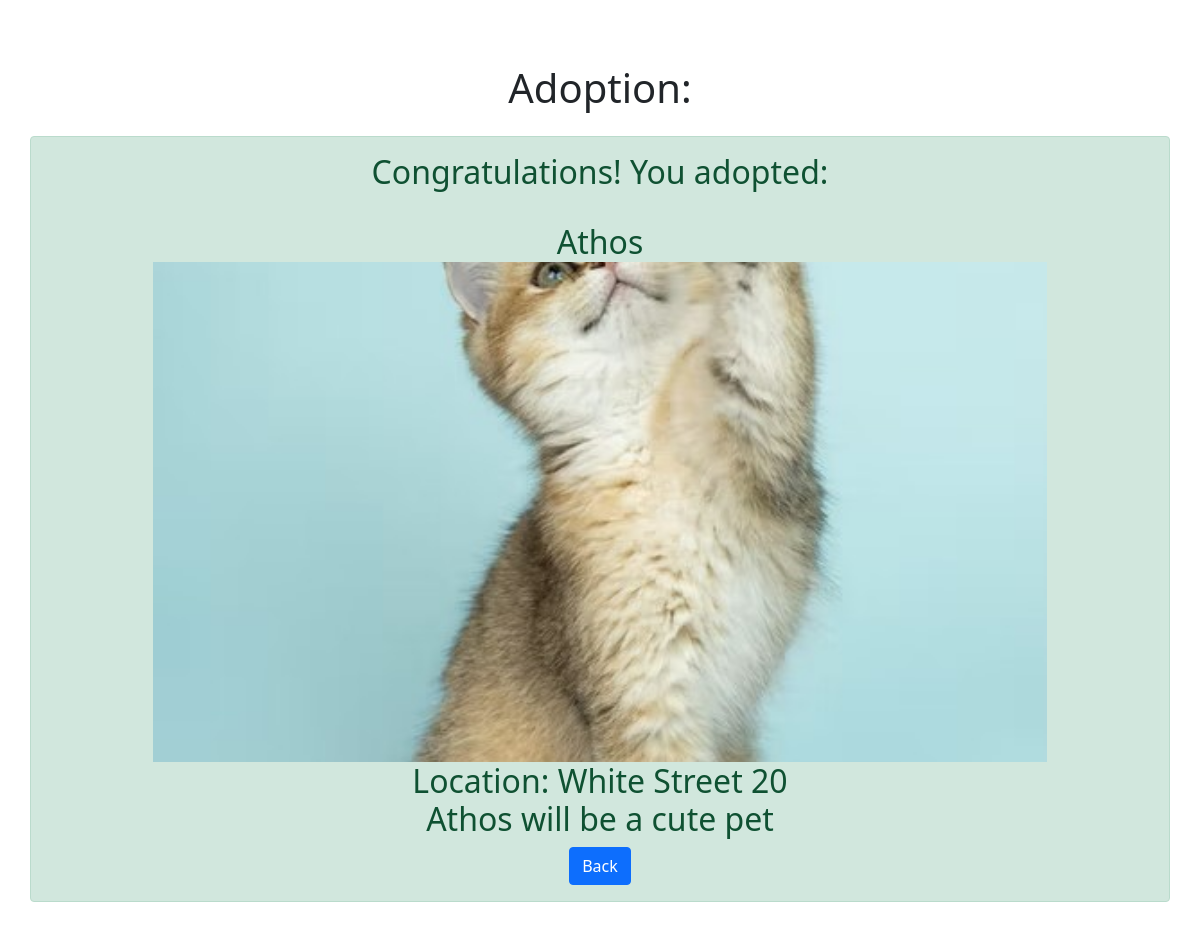
Page /a_adopt.php?id=1 (signed in) on the committed database.
### tables this page shows
CREATE TABLE `animals` (
  `id` int(11) NOT NULL,
  `name` varchar(30) NOT NULL,
  `picture` varchar(255) DEFAULT NULL,
  `breed` varchar(30) NOT NULL,
  `age` int(11) NOT NULL,
  `type` varchar(30) NOT NULL,
  `description` varchar(30) NOT NULL,
  `hobbies` varchar(30) NOT NULL,
  `location` varchar(30) NOT NULL,
  `status` enum('avaliable','adopted') DEFAULT 'avaliable'
);

### a_adopt.php (the view, shortened to what this page needs)
<?php
include_once 'components/db_connect.php';
if ($_GET['id']) {
    $id = $_GET['id'];
    $sql = "SELECT * FROM animals  WHERE id = {$id}";
    $result = mysqli_query($connect, $sql);
    if (mysqli_num_rows($result) == 1) {
        $data = mysqli_fetch_assoc($result);
        $animal_id = $data['id'];
        $location = $data['location'];
        $name= $data['name'];
        $picture = $data['picture'];
    } else {
        header("location: error.php");
    }
} else {
    header("location: error.php");
}
$user_id = $_SESSION['user'];
$query = "INSERT INTO adoption (fk_pet_id, fk_user_id, adopt_date) VALUES ('$animal_id','$user_id', CURDATE())";
    if (mysqli_query($connect, $query) === true) {
        $query2 = "UPDATE `animals` SET `status` = 'adopted' WHERE `animals`.`id` = '$animal_id'";
        if (mysqli_query($connect, $query2) === true){
            $class = "success";
            $message = "<h2>Congratulations! You adopted: </h2><br>";
            $body =$name . "<img style='width:100%; height:500px; object-fit: cover;' src='animals/pictures/$picture'>" ."Location: " . $location . "<br>".$name ." will be a cute pet"  ;
        }
        else {
            $class = "danger";
            $tags = '';
            $message = "The pet was not adopted due to: <br>" . $connect->error;
        }
    } else {
        $class = "danger";
        $tags = '';
        $message = "The pet was not adopted due to: <br>" . $connect->error;
    }
?>
<!DOCTYPE html>
<html lang="en">
<head>
    <?php require_once 'components/boot.php' ?>
</head>
<body>
    <div class="container text-center">
        <div class="row justify-content-evenly py-5">
            <div class="d-flex flex-column align-items-center mt-3 mb-3">
                <h1>Adoption:</h1>
            </div>
            <div class="alert alert-<?=$class;?> d-flex flex-column align-items-center" role="alert">
                <?=$message;?>
                <h2><?=$body;?></h2>
                <a href='home.php' class="btn btn-primary">Back</a>
            </div>
        </div>
    </div>
</body>
</html>

### rows in the picture
animals: name "Athos", picture (picture), location "White Street 20"
